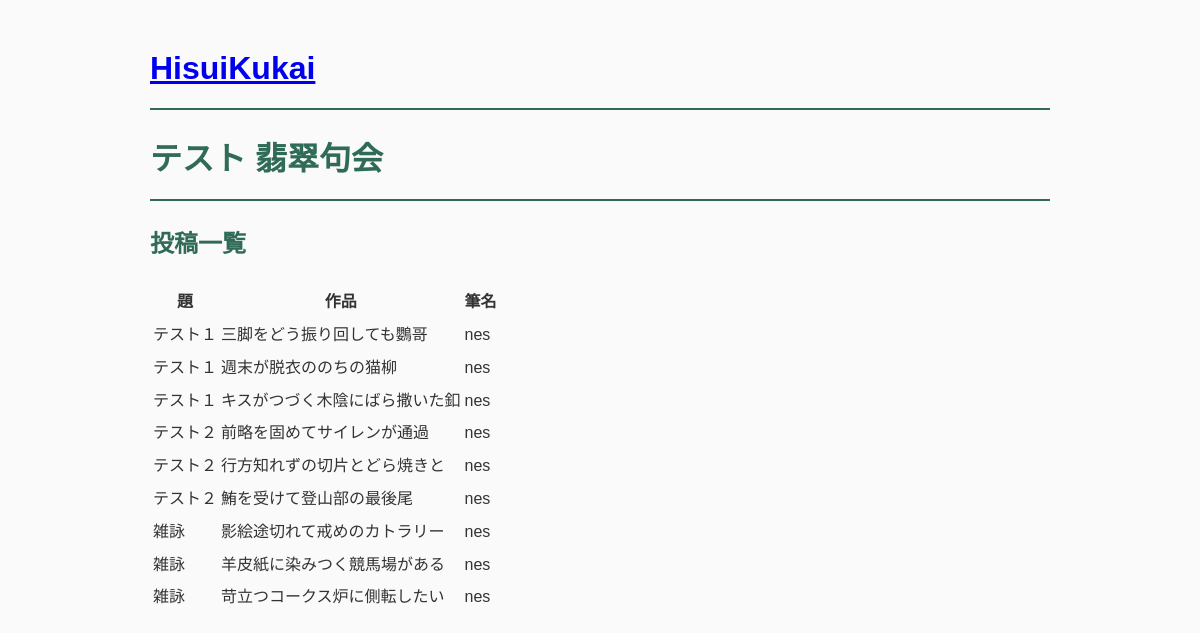
Page /contest/3/submissions on the committed database.
### tables this page shows
CREATE TABLE contests (
    id INTEGER PRIMARY KEY AUTOINCREMENT,

    contest_no TEXT NOT NULL,

    theme1 TEXT NOT NULL,
    judge1 TEXT NOT NULL,

    theme2 TEXT NOT NULL,
    judge2 TEXT NOT NULL,

    free_judge TEXT NOT NULL,

    status TEXT NOT NULL DEFAULT 'created',

    created_at TIMESTAMP DEFAULT CURRENT_TIMESTAMP
);

CREATE TABLE submissions (
    id INTEGER PRIMARY KEY AUTOINCREMENT,

    participant_id INTEGER NOT NULL,

    theme TEXT NOT NULL,

    poem TEXT NOT NULL,

    created_at TIMESTAMP DEFAULT CURRENT_TIMESTAMP,

    FOREIGN KEY(participant_id) REFERENCES participants(id)
);

CREATE TABLE participants (
    id INTEGER PRIMARY KEY AUTOINCREMENT,

    contest_id INTEGER NOT NULL,

    pen_name TEXT NOT NULL,
    pen_name_kana TEXT NOT NULL,

    created_at TIMESTAMP DEFAULT CURRENT_TIMESTAMP,

    FOREIGN KEY(contest_id) REFERENCES contests(id)
);

### app.py (the view)
@app.route("/contest/<int:contest_id>/submissions")
def submissions(contest_id):
    contest = get_contest(contest_id)
    submissions = get_submissions(contest_id)
    return render_template(
        "submissions.html",
        contest=contest,
        submissions=submissions,
    )

### database.py (called while the page is built)
def get_connection():
    conn = sqlite3.connect(DATABASE)
    conn.row_factory = sqlite3.Row
    return conn

### services/contest_service.py (called while the page is built)
def get_contest(contest_id):
    conn = get_connection()
    contest = conn.execute(
        """
        SELECT *
        FROM contests
        WHERE id = ?
        """,
        (contest_id,),
    ).fetchone()
    conn.close()
    return contest

### services/submission_service.py (called while the page is built)
def get_submissions(contest_id):
    conn = get_connection()
    submissions = conn.execute(
        """
        SELECT

            participants.pen_name,
            participants.pen_name_kana,

            submissions.theme,
            submissions.poem

        FROM submissions

        JOIN participants
        ON submissions.participant_id = participants.id

        WHERE participants.contest_id = ?

        ORDER BY participants.id
        """,
        (contest_id,),
    ).fetchall()
    conn.close()
    return submissions

### templates/submissions.html (shortened to what this page needs)
{% extends "base.html" %}
{% block content %}
<h1>{{ contest["contest_no"] }} 翡翠句会</h1>
<h2>投稿一覧</h2>
<table>
<tr>
<th>題</th>
<th>作品</th>
<th>筆名</th>
</tr>
{% for submission in submissions %}
<tr>
<td>
{% if submission["theme"] == "theme1" %}
{{ contest["theme1"] }}
{% elif submission["theme"] == "theme2" %}
{{ contest["theme2"] }}
{% else %}
雑詠
{% endif %}
</td>
<td>{{ submission["poem"] }}</td>
<td>{{ submission["pen_name"] }}</td>
</tr>
{% endfor %}
</table>
{% endblock %}

### static/style.css (style rules this page uses)
body { max-width: 900px; margin: 40px auto; padding: 0 30px; font-family: "Noto Sans JP", sans-serif; line-height: 1.8; color: #333; background: #fafafa; }
h1 { color: #2f6b57; border-bottom: 2px solid #2f6b57; padding-bottom: 10px; }
h2 { color: #2f6b57; }

### rows in the picture
contests: contest_no "テスト", theme1 "テスト１", theme2 "テスト２"
submissions: poem "三脚をどう振り回しても鸚哥", pen_name "nes"
submissions: poem "週末が脱衣ののちの猫柳", pen_name "nes"
submissions: poem "キスがつづく木陰にばら撒いた釦", pen_name "nes"
submissions: poem "前略を固めてサイレンが通過", pen_name "nes"
submissions: poem "行方知れずの切片とどら焼きと", pen_name "nes"
submissions: poem "鮪を受けて登山部の最後尾", pen_name "nes"
submissions: theme "雑詠", poem "影絵途切れて戒めのカトラリー", pen_name "nes"
submissions: theme "雑詠", poem "羊皮紙に染みつく競馬場がある", pen_name "nes"
submissions: theme "雑詠", poem "苛立つコークス炉に側転したい", pen_name "nes"
